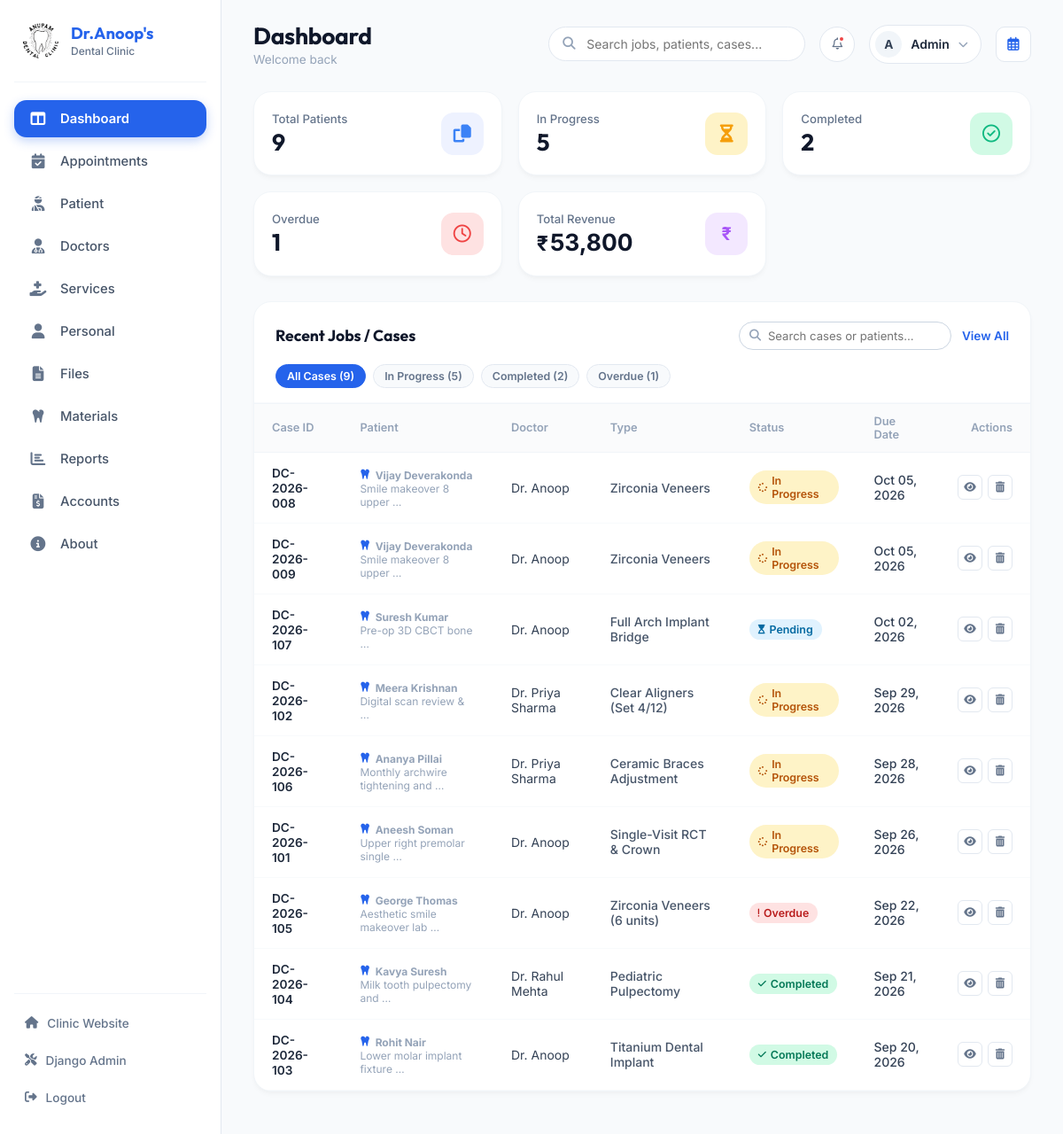
The page /dashboard/ (signed in) on the database its author committed.
### Dental/models.py (models this page shows, shortened)
class DentalCase(models.Model):
    CASE_STATUS_CHOICES = [
        ('in_progress', 'In Progress'),
        ('completed', 'Completed'),
        ('overdue', 'Overdue'),
        ('pending', 'Pending Review'),
    ]
    case_id = models.CharField(max_length=50, unique=True)
    patient_name = models.CharField(max_length=150)
    doctor_name = models.CharField(max_length=150, default="Dr. Anoop")
    case_type = models.CharField(max_length=100, default='Crown & Bridge')
    status = models.CharField(max_length=30, choices=CASE_STATUS_CHOICES, default='in_progress')
    due_date = models.DateField()
    amount = models.DecimalField(max_digits=10, decimal_places=2, default=0.00)
    notes = models.TextField(blank=True, null=True)
    created_at = models.DateTimeField(auto_now_add=True)

### Dental/views.py (the view, shortened to what this page needs)
# urls.py: path('dashboard/', views.dashboard_view, name='dashboard'),
def dashboard_view(request):
    if not request.user.is_authenticated and 'patient_phone' not in request.session:
        return redirect('login')
    if not (request.user.is_authenticated and request.user.is_staff):
        return dashboard_patient_view(request)
    cases = DentalCase.objects.all().order_by('-due_date')
    total_jobs = cases.count()
    in_progress_count = cases.filter(status='in_progress').count()
    completed_count = cases.filter(status='completed').count()
    overdue_count = cases.filter(status='overdue').count()
    paid_revenue = Invoice.objects.filter(payment_status='Paid').aggregate(s=Sum('amount'))['s'] or 0
    total_revenue = f"{int(paid_revenue):,}"
    appointments = Appointment.objects.all().order_by('-created_at')
    doctors = Doctor.objects.all().order_by('-is_chief')
    invoices = Invoice.objects.all().order_by('-created_at')
    services = Service.objects.all().order_by('-id')
    about_clinic = AboutClinic.objects.first()
    context = {
        'total_jobs': total_jobs,
        'in_progress_count': in_progress_count,
        'completed_count': completed_count,
        'overdue_count': overdue_count,
        'total_revenue': total_revenue,
        'cases': cases,
        'appointments': appointments,
        'doctors': doctors,
        'services': services,
        'invoices': invoices,
        'about_clinic': about_clinic,
        'gallery_photos': GalleryPhoto.objects.all(),
        'user': request.user,
        'today': datetime.date.today().strftime('%Y-%m-%d'),
        'patient_name': request.user.first_name or request.user.username or "Admin",
    }
    return render(request, 'Dental/dashboard.html', context)

### Dental/models.py (called while the page is built)
    @property
    def formatted_id(self):
        date_str = self.created_at.strftime('%Y%m%d') if self.created_at else (self.preferred_date.strftime('%Y%m%d') if self.preferred_date else '20260919')
        return f"{date_str}-{self.id:04d}"

### Dental/templates/Dental/dashboard.html (shortened to what this page needs)
{% load static %}
<!DOCTYPE html>
<html lang="en">
<head>
  <link rel="stylesheet" href="https://cdnjs.cloudflare.com/ajax/libs/font-awesome/6.4.0/css/all.min.css">
  <link rel="stylesheet" href="{% static 'Dental/css/dashboard.css' %}?v={% now 'U' %}">
</head>
<body>
  <aside class="sidebar" id="sidebar">
    <a href="{% url 'home' %}" class="clinic-brand">
      <img src="{% static 'Dental/images/logo.png' %}" alt="Dr. Anoop's Dental Clinic Logo" class="brand-logo-img">
      <div class="brand-text">
        <span class="brand-name">Dr.Anoop's</span>
        <span class="brand-tagline">Dental Clinic</span>
      </div>
    </a>
    <ul class="nav-menu">
      <li class="nav-item">
        <a href="{% url 'dashboard' %}" class="nav-link active" data-section="dashboard">
          <i class="fas fa-columns"></i>
          <span>Dashboard</span>
        </a>
      </li>
      <li class="nav-item">
        <a href="#appointments" class="nav-link" data-section="appointments" onclick="switchTab('appointments', event)">
          <i class="fas fa-calendar-check"></i>
          <span>Appointments</span>
        </a>
      </li>
      <li class="nav-item">
        <a href="#patient" class="nav-link" data-section="patient" onclick="switchTab('patient', event)">
          <i class="fas fa-user-injured"></i>
          <span>Patient</span>
        </a>
      </li>
      <li class="nav-item">
        <a href="#doctors" class="nav-link" data-section="doctors" onclick="switchTab('doctors', event)">
          <i class="fas fa-user-md"></i>
          <span>Doctors</span>
        </a>
      </li>
      <li class="nav-item">
        <a href="#services" class="nav-link" data-section="services" onclick="switchTab('services', event)">
          <i class="fas fa-hand-holding-medical"></i>
          <span>Services</span>
        </a>
      </li>
      <li class="nav-item">
        <a href="#personal" class="nav-link" data-section="personal" onclick="switchTab('personal', event)">
          <i class="fas fa-user"></i>
          <span>Personal</span>
        </a>
      </li>
      <li class="nav-item">
        <a href="#files" class="nav-link" data-section="files" onclick="switchTab('files', event)">
          <i class="fas fa-file-alt"></i>
          <span>Files</span>
        </a>
      </li>
      <li class="nav-item">
        <a href="#materials" class="nav-link" data-section="materials" onclick="switchTab('materials', event)">
          <i class="fas fa-tooth"></i>
          <span>Materials</span>
        </a>
      </li>
      <li class="nav-item">
        <a href="#reports" class="nav-link" data-section="reports" onclick="switchTab('reports', event)">
          <i class="fas fa-chart-bar"></i>
          <span>Reports</span>
        </a>
      </li>
      <li class="nav-item">
        <a href="#accounts" class="nav-link" data-section="accounts" onclick="switchTab('accounts', event)">
          <i class="fas fa-file-invoice-dollar"></i>
          <span>Accounts</span>
        </a>
      </li>
      <li class="nav-item">
        <a href="#about" class="nav-link" data-section="about" onclick="switchTab('about', event)">
          <i class="fas fa-info-circle"></i>
          <span>About</span>
        </a>
      </li>
    </ul>
    <div class="sidebar-footer">
      <a href="{% url 'home' %}">
        <i class="fas fa-home"></i>
        <span>Clinic Website</span>
      </a>
      {% if user.is_staff %}
        <a href="/admin/" target="_blank">
          <i class="fas fa-tools"></i>
          <span>Django Admin</span>
        </a>
      {% endif %}
      <a href="{% url 'logout' %}" class="logout-btn">
        <i class="fas fa-sign-out-alt"></i>
        <span>Logout</span>
      </a>
    </div>
  </aside>
  <main class="main-wrapper">
    <header class="top-header">
      <div style="display: flex; align-items: center; gap: 14px;">
        <div class="header-titles">
          <h1 id="pageHeading">Dashboard</h1>
          <p>Welcome back</p>
        </div>
      </div>
      <div class="header-actions">
        <div class="search-box">
          <input type="text" id="dashboardSearch" class="search-input" placeholder="Search jobs, patients, cases..." onkeyup="filterCasesTable()">
        </div>
        <button class="notification-btn" title="Notifications" onclick="toggleNotifications()">
          <i class="far fa-bell"></i>
          <span class="notification-dot"></span>
        </button>
        <div class="user-pill" onclick="toggleProfileDropdown()">
          <div class="user-avatar-circle">
            {{ user.username|default:"A"|slice:":1"|upper }}
          </div>
          <span class="user-pill-name">{% if user.is_authenticated %}{{ user.username }}{% else %}Admin{% endif %}</span>
          <i class="fas fa-chevron-down" style="font-size: 0.7rem; color: #94a3b8;"></i>
        </div>
        <button class="date-btn" title="Open Clinic Calendar" onclick="openClinicCalendar()">
          <i class="far fa-calendar-alt"></i>
        </button>
      </div>
    </header>
    <div id="section-dashboard" class="content-section">
      <section class="metrics-row">
        <div class="metric-card">
          <div class="metric-info">
            <span class="metric-label">Total Patients</span>
            <span class="metric-value" id="valTotalJobs">{{ total_jobs|default:"0" }}</span>
          </div>
          <div class="metric-icon-wrap icon-total-jobs">
            <i class="fas fa-copy"></i>
          </div>
        </div>
        <div class="metric-card">
          <div class="metric-info">
            <span class="metric-label">In Progress</span>
            <span class="metric-value" id="valInProgress">{{ in_progress_count|default:"0" }}</span>
          </div>
          <div class="metric-icon-wrap icon-in-progress">
            <i class="fas fa-hourglass-half"></i>
          </div>
        </div>
        <div class="metric-card">
          <div class="metric-info">
            <span class="metric-label">Completed</span>
            <span class="metric-value" id="valCompleted">{{ completed_count|default:"0" }}</span>
          </div>
          <div class="metric-icon-wrap icon-completed">
            <i class="far fa-check-circle"></i>
          </div>
        </div>
        <div class="metric-card">
          <div class="metric-info">
            <span class="metric-label">Overdue</span>
            <span class="metric-value" id="valOverdue">{{ overdue_count|default:"0" }}</span>
          </div>
          <div class="metric-icon-wrap icon-overdue">
            <i class="far fa-clock"></i>
          </div>
        </div>
        <div class="metric-card">
          <div class="metric-info">
            <span class="metric-label">Total Revenue</span>
            <div class="metric-value revenue-val">
              <span class="currency-symbol">₹</span>
              <span>{{ total_revenue|default:"0" }}</span>
            </div>
          </div>
          <div class="metric-icon-wrap icon-revenue">
            <span>₹</span>
          </div>
        </div>
      </section>
      <section class="dashboard-grid">
        <div class="dash-panel">
          <div class="panel-header" style="display: flex; align-items: center; justify-content: space-between; gap: 14px; flex-wrap: wrap;">
            <h2 class="panel-title" style="margin: 0; white-space: nowrap;">Recent Jobs / Cases</h2>
            <div style="display: flex; align-items: center; gap: 12px; margin-left: auto;">
              <div class="cases-search-box" style="position: relative; display: flex; align-items: center; width: 240px;">
                <input type="text" id="casesSearchInput" class="search-input" placeholder="Search cases or patients..." onkeyup="filterCasesTable(this.value)" style="width: 100%; padding: 7px 28px 7px 32px; font-size: 0.82rem; border-radius: 20px; border: 1px solid #cbd5e1; background: #ffffff;">
              </div>
              <a href="javascript:void(0)" class="view-all-link" onclick="filterStatus('all')">View All</a>
            </div>
          </div>
          <div class="filter-pills">
            <button class="filter-btn active" onclick="filterStatus('all')">All Cases ({{ cases.count }})</button>
            <button class="filter-btn" onclick="filterStatus('in_progress')">In Progress ({{ in_progress_count }})</button>
            <button class="filter-btn" onclick="filterStatus('completed')">Completed ({{ completed_count }})</button>
            <button class="filter-btn" onclick="filterStatus('overdue')">Overdue ({{ overdue_count }})</button>
          </div>
          <div class="table-responsive">
            <table class="cases-table" id="casesTable">
              <thead>
                <tr>
                  <th>Case ID</th>
                  <th>Patient</th>
                  <th>Doctor</th>
                  <th>Type</th>
                  <th>Status</th>
                  <th>Due Date</th>
                  <th style="text-align: right;">Actions</th>
                </tr>
              </thead>
              <tbody id="casesTableBody">
                {% if cases %}
                  {% for c in cases %}
                    <tr class="case-row" data-status="{{ c.status }}" data-search="{{ c.case_id }} {{ c.patient_name }} {{ c.doctor_name }} {{ c.case_type }}">
                      <td><span class="case-id-badge">{{ c.case_id }}</span></td>
                      <td class="patient-cell">
                        <a href="javascript:void(0)" class="patient-link-btn" title="Open Teeth Chart &amp; Payment"
                           onclick="openClinicalHubByName('{{ c.patient_name|escapejs }}', 'chart')">
                          <i class="fas fa-tooth" style="color: #2563eb; font-size: 0.8rem;"></i>
                          <span>{{ c.patient_name }}</span>
                        </a>
                        {% if c.notes %}<span style="display: block; font-size: 0.75rem; color: #94a3b8;">{{ c.notes|truncatewords:4 }}</span>{% endif %}
                      </td>
                      <td>{{ c.doctor_name }}</td>
                      <td><span style="font-weight: 500; color: #475569;">{{ c.case_type }}</span></td>
                      <td>
                        <span class="badge badge-{{ c.status }}">
                          {% if c.status == 'in_progress' %}
                            <i class="fas fa-spinner fa-spin" style="font-size: 0.65rem;"></i> In Progress
                          {% elif c.status == 'completed' %}
                            <i class="fas fa-check" style="font-size: 0.65rem;"></i> Completed
                          {% elif c.status == 'overdue' %}
                             Overdue
                          {% else %}
                            <i class="fas fa-hourglass-start" style="font-size: 0.65rem;"></i> Pending
                          {% endif %}
                        </span>
                      </td>
                      <td style="font-weight: 500; color: #334155;">{{ c.due_date|date:"M d, Y" }}</td>
                      <td>
                        <div class="table-actions" style="justify-content: flex-end;">
                          <button type="button" class="btn-action-icon" title="View Case Details"
                            data-id="{{ c.id }}"
                            data-case-id="{{ c.case_id }}"
                            data-patient="{{ c.patient_name }}"
                            data-doctor="{{ c.doctor_name }}"
                            data-type="{{ c.case_type }}"
                            data-status="{{ c.status }}"
                            data-due="{{ c.due_date|date:'Y-m-d' }}"
                            data-amount="{{ c.amount }}"
                            data-notes="{{ c.notes|default:'' }}"
                            onclick="openCaseDetailsFromBtn(this)">
                            <i class="fas fa-eye"></i>
                          </button>
                          <form action="{% url 'delete_case' c.id %}" method="POST" style="display: inline;" onsubmit="return confirm('Archive Case {{ c.case_id }}?');">
                            <button type="submit" class="btn-action-icon btn-delete" title="Archive / Delete Case">
                              <i class="fas fa-trash-alt"></i>
                            </button>
                          </form>
                        </div>
                      </td>
                    </tr>
                  {% endfor %}
                {% endif %}
              </tbody>
            </table>
          </div>
        </div>
      </section>
    </div>
  </main>
</body>
</html>

### rows shown on the page
DentalCase: case_id "DC-2026-008", patient_name "Vijay Deverakonda", notes "Smile makeover 8 upper …", doctor_name "Dr. Anoop", case_type "Zirconia Veneers", status "in_progress" (drawn), due_date "Oct 05, 2026"
DentalCase: case_id "DC-2026-009", patient_name "Vijay Deverakonda", notes "Smile makeover 8 upper …", doctor_name "Dr. Anoop", case_type "Zirconia Veneers", status "in_progress" (drawn), due_date "Oct 05, 2026"
DentalCase: case_id "DC-2026-107", patient_name "Suresh Kumar", notes "Pre-op 3D CBCT bone …", doctor_name "Dr. Anoop", case_type "Full Arch Implant Bridge", status "pending" (drawn), due_date "Oct 02, 2026"
DentalCase: case_id "DC-2026-102", patient_name "Meera Krishnan", notes "Digital scan review & …", doctor_name "Dr. Priya Sharma", case_type "Clear Aligners (Set 4/12)", status "in_progress" (drawn), due_date "Sep 29, 2026"
DentalCase: case_id "DC-2026-106", patient_name "Ananya Pillai", notes "Monthly archwire tightening and …", doctor_name "Dr. Priya Sharma", case_type "Ceramic Braces Adjustment", status "in_progress" (drawn), due_date "Sep 28, 2026"
DentalCase: case_id "DC-2026-101", patient_name "Aneesh Soman", notes "Upper right premolar single …", doctor_name "Dr. Anoop", case_type "Single-Visit RCT & Crown", status "in_progress" (drawn), due_date "Sep 26, 2026"
DentalCase: case_id "DC-2026-105", patient_name "George Thomas", notes "Aesthetic smile makeover lab …", doctor_name "Dr. Anoop", case_type "Zirconia Veneers (6 units)", status "Overdue", due_date "Sep 22, 2026"
DentalCase: case_id "DC-2026-104", patient_name "Kavya Suresh", notes "Milk tooth pulpectomy and …", doctor_name "Dr. Rahul Mehta", case_type "Pediatric Pulpectomy", status "completed" (drawn), due_date "Sep 21, 2026"
DentalCase: case_id "DC-2026-103", patient_name "Rohit Nair", notes "Lower molar implant fixture …", doctor_name "Dr. Anoop", case_type "Titanium Dental Implant", status "completed" (drawn), due_date "Sep 20, 2026"

### other values the page prints
{{ user.username|default:"A"|slice:":1"|upper }} "A"
{{ user.username }} "Admin"
{{ total_jobs|default:"0" }} "9"
{{ in_progress_count|default:"0" }} "5"
{{ completed_count|default:"0" }} "2"
{{ overdue_count|default:"0" }} "1"
{{ total_revenue|default:"0" }} "53,800"
{{ cases.count }} "9"
{{ in_progress_count }} "5"
{{ completed_count }} "2"
{{ overdue_count }} "1"
